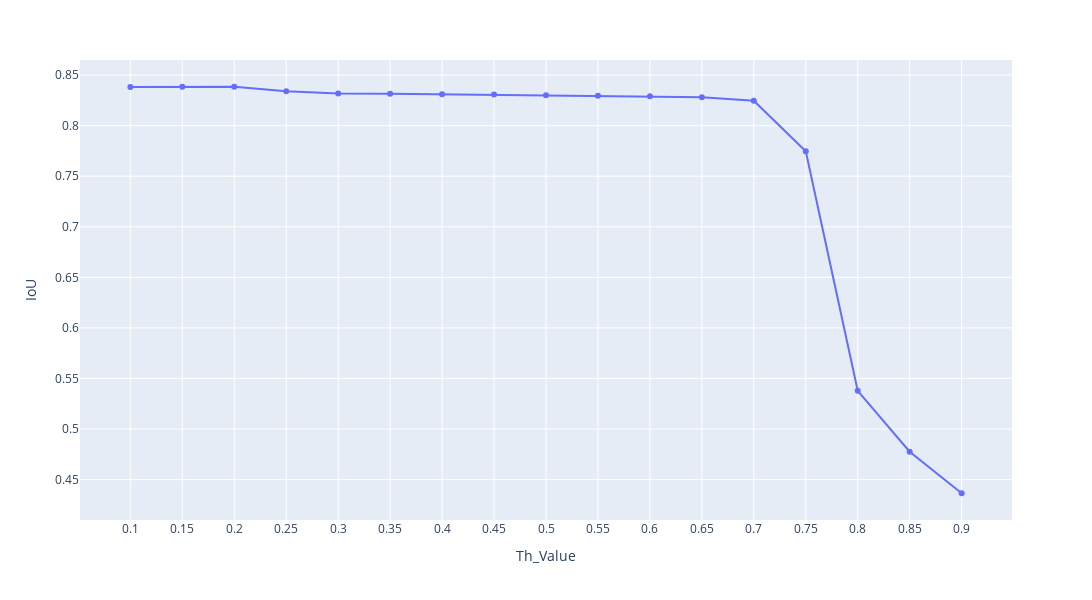

Write notebook code for a chart like this one.
### Code cell
fig = px.line(df, x="Th_Value", y="IoU", width=1200, height=600, markers=True)
fig.update_xaxes(tickvals=df["Th_Value"])
fig.show()

### Figure 1 — Plotly figure (JSON) as saved in the notebook; plotly's stock layout.template omitted (floating-point values rounded to 4 significant figures)
{"data": [{"hovertemplate": "Th_Value=%{x}<br>IoU=%{y}<extra></extra>", "legendgroup": "", "line": {"color": "#636efa", "dash": "solid"}, "marker": {"symbol": "circle"}, "mode": "markers+lines", "name": "", "orientation": "v", "showlegend": false, "type": "scatter", "x": [0.1, 0.15, 0.2, 0.25, 0.3, 0.35, 0.4, 0.45, 0.5, 0.55, 0.6, 0.65, 0.7, 0.75, 0.8, 0.85, 0.9], "xaxis": "x", "y": [0.8382, 0.8384, 0.8385, 0.834, 0.8319, 0.8315, 0.831, 0.8307, 0.8301, 0.8296, 0.829, 0.828, 0.8247, 0.7748, 0.5378, 0.4775, 0.4365], "yaxis": "y"}], "layout": {"height": 600, "legend": {"tracegroupgap": 0}, "margin": {"t": 60}, "width": 1200, "xaxis": {"anchor": "y", "domain": [0, 1], "tickvals": [0.1, 0.15, 0.2, 0.25, 0.3, 0.35, 0.4, 0.45, 0.5, 0.55, 0.6, 0.65, 0.7, 0.75, 0.8, 0.85, 0.9], "title": {"text": "Th_Value"}}, "yaxis": {"anchor": "x", "domain": [0, 1], "title": {"text": "IoU"}}}}
